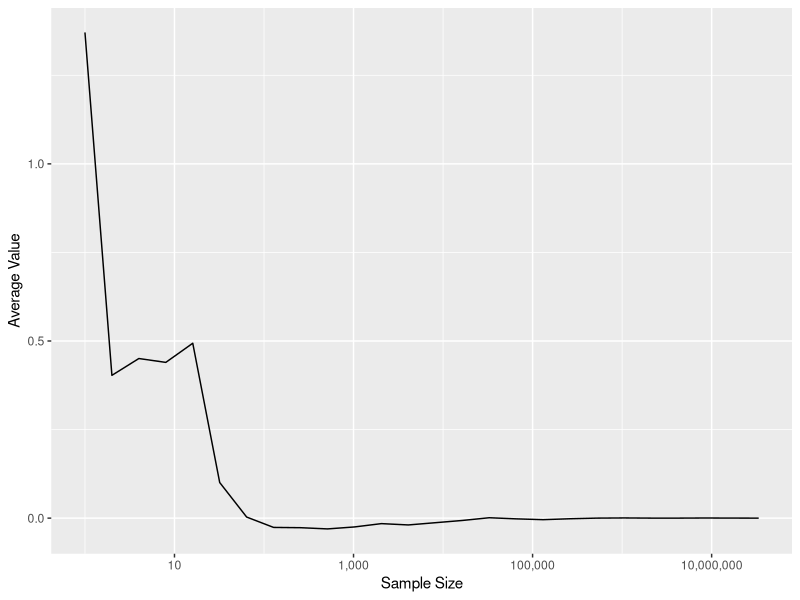
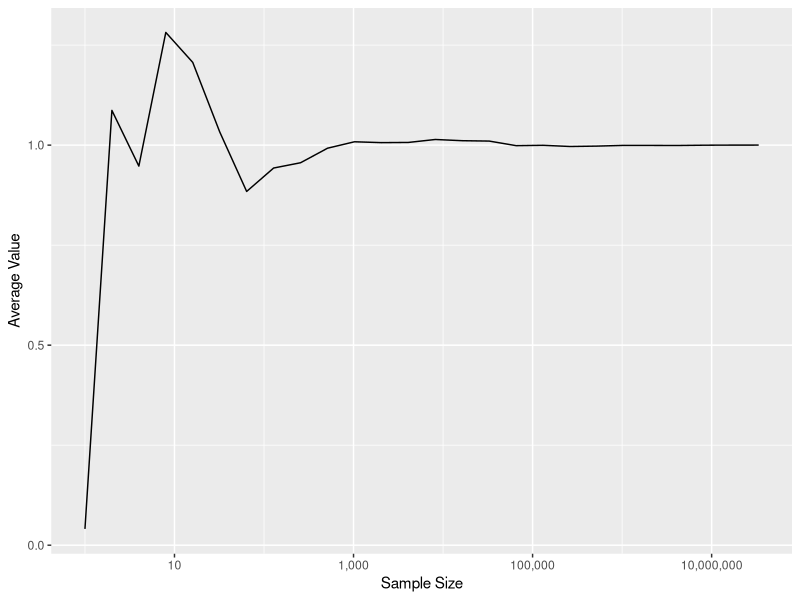

Write the R code that produced these figures, in order.
## ---- chunk 1
rm(list = ls())

library(tidyverse)
library(scales)
library(purrr)
library(cowplot)

options(width = 80L
       ,warn  = 1)

knitr::opts_chunk$set(tidy  = FALSE
                     ,cache = FALSE
                     ,warning = FALSE
                     ,message = FALSE
                     ,fig.height =  7
                     ,fig.width  = 11)


set.seed(42)
## ---- chunk 2
N <- 2^(0:25)

x_vals <- rnorm(max(N), 0, 1)

y_vals <- map_dbl(N, function(i) mean(x_vals[1:i]))
## ---- chunk 3
ggplot() +
    geom_line(aes(x = N, y = y_vals)) +
    scale_x_log10(labels = comma) +
    xlab("Sample Size") +
    ylab("Average Value")
## ---- chunk 4
x_vals <- rnorm(max(N), 0, 1)

y_vals <- map_dbl(N, function(i) mean((x_vals[1:i])^2))
## ---- chunk 5
ggplot() +
    geom_line(aes(x = N, y = y_vals)) +
    scale_x_log10(labels = comma) +
    xlab("Sample Size") +
    ylab("Average Value")
## ---- chunk 6



